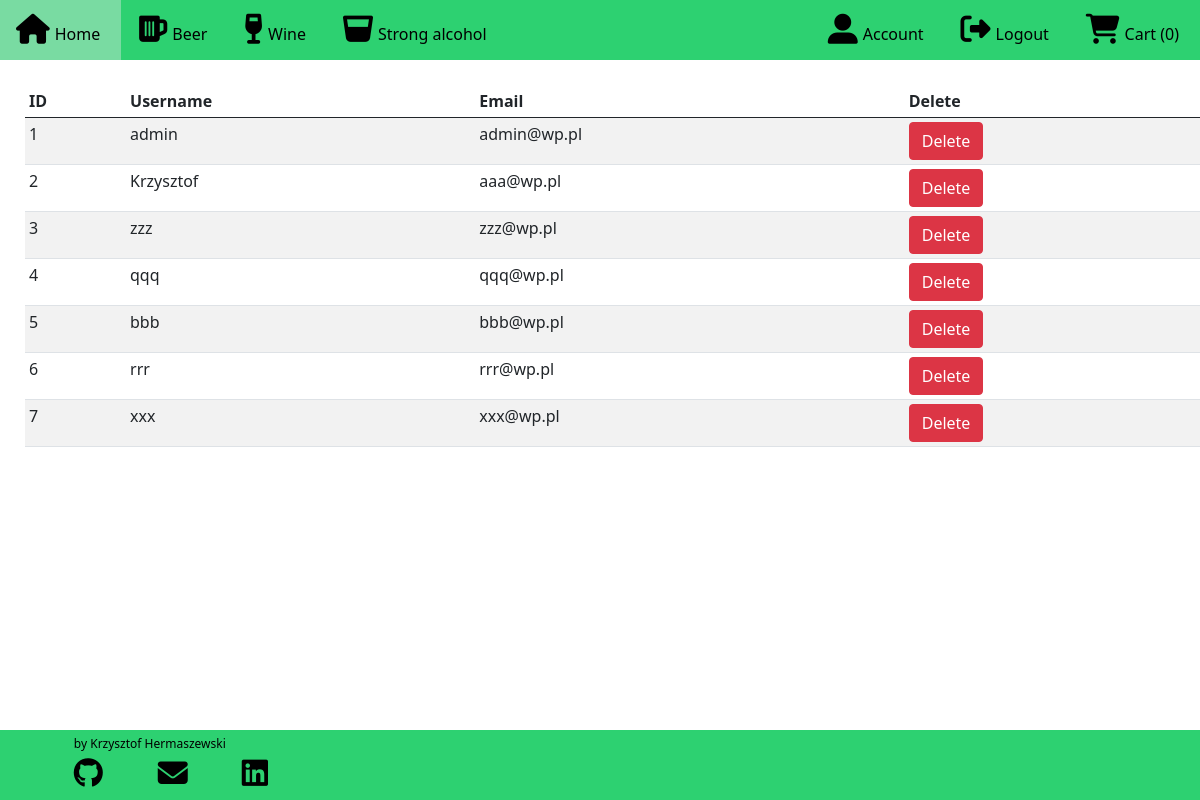
The page /admin/users/ (signed in) on the database as committed earlier.
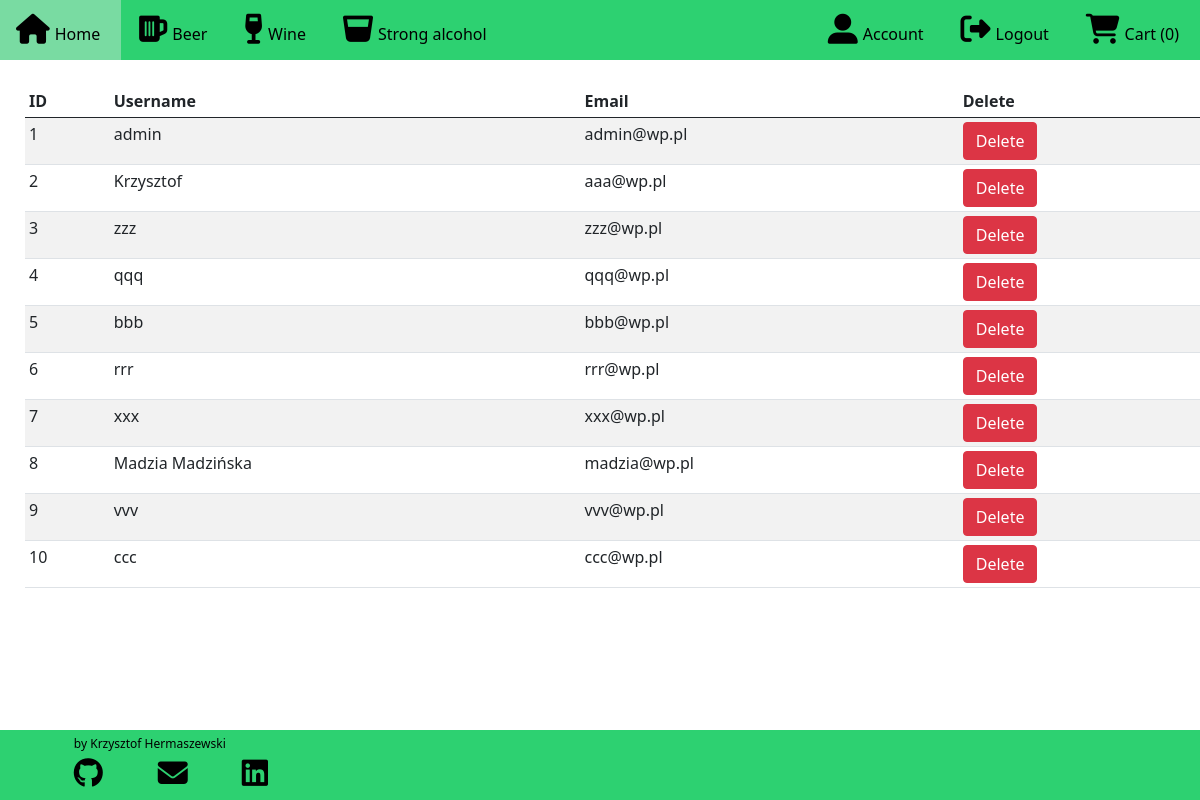
The same page on the database as committed later.
### alco_taxi/models.py (models this page shows, shortened)
class User(db.Model, UserMixin):
    id = db.Column(db.Integer, primary_key=True)
    username = db.Column(db.String(20), unique=True, nullable=False)
    email = db.Column(db.String(100), unique=True, nullable=False)
    password = db.Column(db.String(60), nullable=False)

### alco_taxi/routes.py (the view)
@app.route('/admin/users/', methods=['GET', 'POST'])
def admin_users():
    if current_user.is_authenticated and current_user.username == 'admin':
        users = User.query.all()
        return render_template("admin_users.html", users=users)
    else:
        flash(f"You don't have access to this section",'danger')
        return render_template("home.html")

### alco_taxi/models.py (called while the page is built)
@login_manager.user_loader
def load_user(user_id):
    return User.query.get(int(user_id))

### alco_taxi/routes.py (called while the page is built)
@app.context_processor
def context_processor():
    products = Product.query.all()
    return dict(products=products)

### alco_taxi/templates/admin_users.html (shortened to what this page needs)
{% extends "base.html" %}
{% block content %}
<div class="conteiner">
    <table class="table table-striped table-sm">
    <thead>
        <th>ID</th>
        <th>Username</th>
        <th>Email</th>
        <th>Delete</th>
    </thead>
    <tbody>
        {% for user in users %}
        <tr>
            <td>{{ loop.index }}</td>
            <td>{{ user.username }}</td>
            <td>{{ user.email }}</td>
            <td><a href="{{url_for('admin_delete_users', id=user.id)}}" class="btn btn-danger">Delete</a></td>
         </tr>
         {% endfor %}
{% endblock content %}

Rows that differ between the two databases and show on the page:
added User: username "Madzia Madzińska", email "madzia@wp.pl"
added User: username "vvv", email "vvv@wp.pl"
added User: username "ccc", email "ccc@wp.pl"
